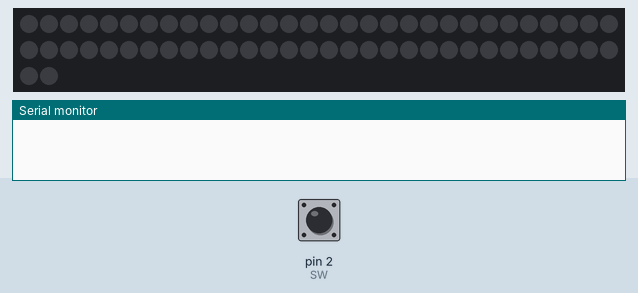
Recording of a sketch running on a simulated Arduino Uno, built with avr-gcc and run on an emulated ATmega328P. Shown: 62 RGB LEDs in strip order, left to right, continuing on the next row, the last lines printed to the serial monitor. Inputs (shaded band) come from the test bench; at power-on: pin 2 (SW) HIGH. Random numbers use the default seed unless the sketch sets one.

Above: at 1.2 s.
1.3 s: pin 2 (SW) pulled LOW for 1 s
At 2.05 s:
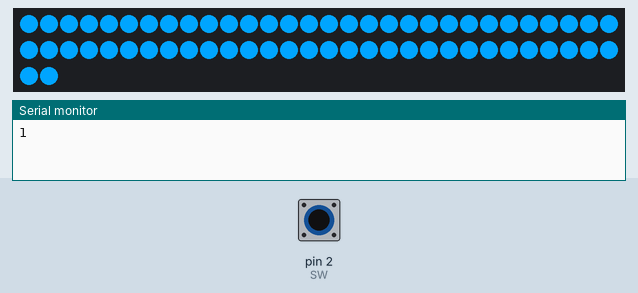
3.8 s: pin 2 (SW) pulled LOW for 3.2 s
Timing chart, 0 to 6.8 s (numbered marks = the images above; inputs shaded):
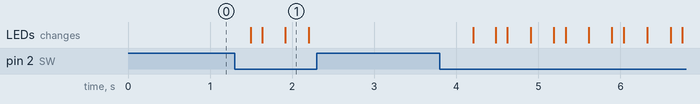

The sketch:

small_hidden.ino
```cpp
#include <Adafruit_NeoPixel.h>
#ifdef __AVR__

#include <avr/power.h>  // Required for 16 MHz Adafruit Trinket
#endif
#define LED_PIN 4
#define NUM_LEDS 62

uint8_t LIGHT_MODE = 0;

const byte SW = 2;

int State = 0;  // OFF

unsigned long lastDebounceTime = 0;
const unsigned long debounceDelay = 100;

Adafruit_NeoPixel strip(NUM_LEDS, LED_PIN, NEO_GRBW + NEO_KHZ800);

void setup() {
  // put your setup code here, to run once:

  Serial.begin(9600);


  pinMode(SW, INPUT_PULLUP);
  attachInterrupt(digitalPinToInterrupt(SW), SW_ISR, LOW);
  strip.begin();
  strip.show();
  strip.setBrightness(255);
}

void loop() {

  if (State == 1) {
   setAll(0, 165, 255, 0);
  }
  if (State == 0) {
    setAll(0, 0, 0, 0);
  }
}

// Debounce Key Interrupt Input //
void SW_ISR() {
  unsigned long currentTime = millis();

  if ((currentTime - lastDebounceTime) > debounceDelay) {
    State = 1 - State;
    Serial.println(State);
    lastDebounceTime = currentTime;
  }
}
```

light.ino
```cpp
void showStrip() {

  strip.show();
}

void setPixel(int Pixel, byte red, byte green, byte blue, byte white) {

  strip.setPixelColor(Pixel, strip.Color(red, green, blue, white));
}

void setAll(byte red, byte green, byte blue, byte white) {
  for (int i = 0; i < NUM_LEDS; i++) {
    setPixel(i, red, green, blue, white);
  }
  showStrip();
}

void meteorRain(byte red, byte green, byte blue, byte white, byte meteorSize, byte meteorTrailDecay, boolean meteorRandomDecay, int SpeedDelay) {
  setAll(0, 0, 0, 0);

  for (int i = 0; i < NUM_LEDS + NUM_LEDS; i++) {


    // fade brightness all LEDs one step
    for (int j = 0; j < NUM_LEDS; j++) {
      if ((!meteorRandomDecay) || (random(10) > 5)) {
        fadeToBlack(j, meteorTrailDecay);
      }
    }

    // draw meteor
    for (int j = 0; j < meteorSize; j++) {
      if ((i - j < NUM_LEDS) && (i - j >= 0)) {
        setPixel(i - j, red, green, blue, white);
      }
    }

    showStrip();
    delay(SpeedDelay);
  }
}

void fadeToBlack(int ledNo, byte fadeValue) {
  uint32_t oldColor;
  uint8_t r, g, b;
  int value;

  oldColor = strip.getPixelColor(ledNo);
  r = (oldColor & 0x00ff0000UL) >> 16;
  g = (oldColor & 0x0000ff00UL) >> 8;
  b = (oldColor & 0x000000ffUL);

  r = (r <= 10) ? 0 : (int)r - (r * fadeValue / 256);
  g = (g <= 10) ? 0 : (int)g - (g * fadeValue / 256);
  b = (b <= 10) ? 0 : (int)b - (b * fadeValue / 256);

  strip.setPixelColor(ledNo, r, g, b);
}

/*
void kitt2_dim(int red, int green, int blue, int white) {

  for (int i = 0; i < 34; i++) {
    for (float bright = 0; bright < 256; bright = bright + 20) {

      strip_bot.setPixelColor(34 - i, strip.Color(red * (bright / 255), green * (bright / 255), (blue / (i*0.1 + 1)) * (bright / 255), (white / (i * 1 + 1)) * (bright / 255)));
      strip_bot.setPixelColor(34 + i, strip.Color(red * (bright / 255), green * (bright / 255), (blue / (i*0.1 + 1)) * (bright / 255), (white / (i * 1 + 1)) * (bright / 255)));
      strip.setPixelColor(34 - i, strip_bot.Color(255 * (bright / 255), 255 * (bright / 255), 255 * (bright / 255), 255 * (bright / 255)));
      strip.setPixelColor(34 + i, strip_bot.Color(255 * (bright / 255), 255 * (bright / 255), 255 * (bright / 255), 255 * (bright / 255)));

      strip.show();
      strip_bot.show();

      if ((Break_flag == 1) || (State_flag == 1)) {
          strip.clear();
          strip.show();
          strip_bot.clear();
          strip_bot.show();
          Break_flag = 0;
          State_flag = 0;
          return;
        }
    }
  }
}
*/
```

Measured:
- after the input at 1.3 s, the LEDs: change after 0.19 s (image 1)
